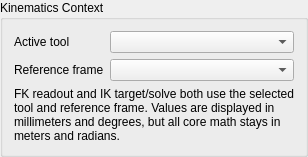
          <widget class="QGroupBox" name="contextGroupBox">
           <property name="title">
            <string>Kinematics Context</string>
           </property>
           <layout class="QVBoxLayout" name="verticalLayout_2">
            <item>
             <layout class="QFormLayout" name="contextFormLayout">
              <property name="labelAlignment">
               <set>Qt::AlignmentFlag::AlignLeading|Qt::AlignmentFlag::AlignLeft|Qt::AlignmentFlag::AlignVCenter</set>
              </property>
              <item row="0" column="0">
               <widget class="QLabel" name="toolLabel">
                <property name="text">
                 <string>Active tool</string>
                </property>
               </widget>
              </item>
              <item row="0" column="1">
               <widget class="QComboBox" name="toolComboBox"/>
              </item>
              <item row="1" column="0">
               <widget class="QLabel" name="referenceFrameLabel">
                <property name="text">
                 <string>Reference frame</string>
                </property>
               </widget>
              </item>
              <item row="1" column="1">
               <widget class="QComboBox" name="referenceFrameComboBox"/>
              </item>
             </layout>
            </item>
            <item>
             <widget class="QLabel" name="contextHintLabel">
              <property name="text">
               <string>FK readout and IK target/solve both use the selected tool and reference frame. Values are displayed in millimeters and degrees, but all core math stays in meters and radians.</string>
              </property>
              <property name="wordWrap">
               <bool>true</bool>
              </property>
             </widget>
            </item>
           </layout>
          </widget>
